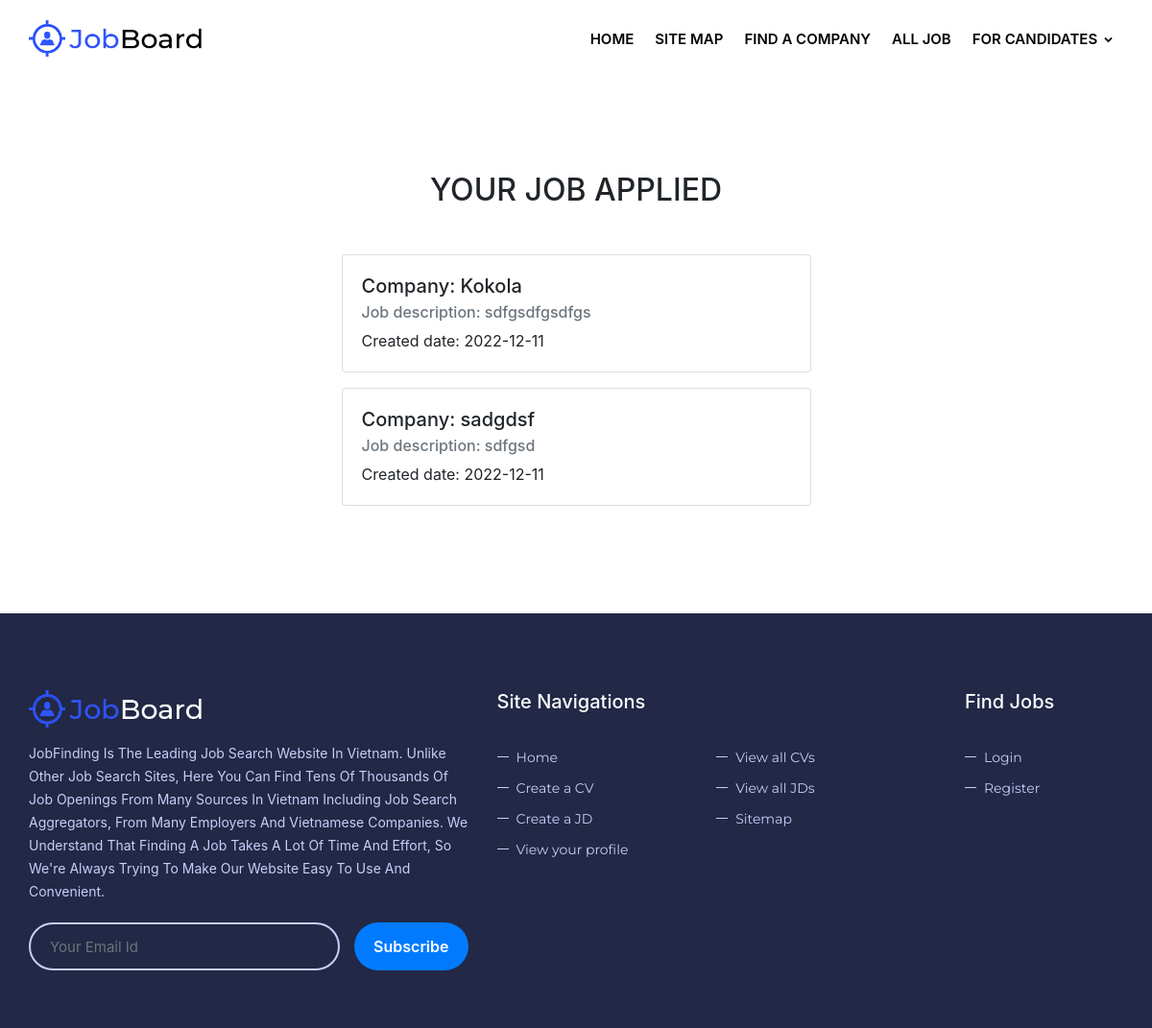
The page /public/profile/job-applied (signed in) on the database its author committed.
### tables this page shows
CREATE TABLE `company` (
  `id` int(11) NOT NULL,
  `company_name` varchar(100) NOT NULL,
  `profile_description` varchar(1000) NOT NULL,
  `business_stream_id` int(11) NOT NULL,
  `establishment_date` date NOT NULL,
  `company_website_url` varchar(500) NOT NULL
);

### public/index.php (called while the page is built, shortened)
<?php
$router = new RouterController();
$router->process(array($_SERVER['REQUEST_URI']));
$router->renderView();

### core/models/Model.php (called while the page is built, shortened)
<?php
abstract class Model {
    function __construct()
    {
        $this->db_instance = $this->getDBInstance();
    }
    private function getDBInstance(): mysqli
    {
        return new mysqli(DB_SERVER, DB_USERNAME, DB_PASSWORD, DB_NAME);
    }
}

### core/models/CompanyModel.php (called while the page is built, shortened)
<?php
class CompanyModel extends Model
{
    private int $company_id;
    public function loadId($id) {
        $this->company_id = $id;
    }
    function executeQuery(string $type)
    {
        switch ($type)
        {
            case "GetCompanyById":
                $this->getCompanyById();
                break;
        }
    }
    private function getCompanyById()
    {
        $sql = "SELECT * FROM `company` WHERE `id` = " .$this->company_id;
        $result = $this->db_instance->query($sql);
    }
}

### core/controllers/ProfileController.php (called while the page is built, shortened)
<?php
class ProfileController extends Controller
{
    function process($param)
    {
        $action = array_shift($param);
        switch ($action)
        {
            case "job-applied":
                $user_account_id = $_SESSION["id"];
                $job_post_activity = new JobPostActivityModel();
                $job_post_activity->loadQuery($user_account_id);
                $job_post_activity->executeQuery("GetByUserAccountId");
                $res = $job_post_activity->getResponse();
                if(!empty($res["result"])) {
                    foreach ($res["result"] as $job_post_activity) {
                        $job_post_id = $job_post_activity[1];
                        $job = new JobModel();
                        $job->loadQuery($job_post_id);
                        $job->executeQuery("GetJobById");
                        $res_job = $job->getResponse();
                        if(!empty($res_job["result"])) {
                            $company_id = $res_job["result"][0][3];
                            $company = new CompanyModel();
                            $company->loadId($company_id);
                            $company->executeQuery("GetCompanyById");
                        }
                    }
                } else {
                    $_SESSION["message"] = "Cannot found job";
                }
                break;
        }
    }
}

### core/controllers/RouterController.php (called while the page is built, shortened)
<?php
class RouterController extends Controller
{
    public function process($param)
    {
        $parsed_url = $this->parseUrl($param[0]);
        array_shift($parsed_url);
        $controller_name = $this->dashesToCamel(array_shift($parsed_url) . 'Controller');
        if(file_exists('../core/controllers/'.$controller_name.'.php'))
        {
            $this->controller = new $controller_name;
            $this->controller->process($parsed_url);
        } else {
            $this->redirect('error');
        }
    }
    public function parseUrl($url): array
    {
        $parse_url = parse_url($url);
        $parse_url['path'] = ltrim($parse_url['path'], '/');
        $parse_url['path'] = trim($parse_url['path']);
        return explode('/', $parse_url['path']);
    }
    public function dashesToCamel(string $str): array|string
    {
        $str = str_replace('-', ' ', $str);
        $str = ucwords($str);
        return str_replace(' ', '', $str);
    }
}

### core/views/viewApply.php (the view)
<section class="vh-100 bg-white">
    <div class="mask d-flex align-items-center gradient-custom-3">
        <div class="container p-5">
            <div class="row d-flex justify-content-center align-items-center">
                <div class="col-12 col-md-9 col-lg-7 col-xl-6">
                    <h2 class="text-uppercase text-center mb-5">Your job applied</h2>
                    <div>
                        <?php
                        if(!empty($_SESSION["job_applied"])) {
                            foreach ($_SESSION["job_applied"] as $job) {
                                echo "
                                    <div class='card my-3'>
                                        <div class='card-body'>
                                            <h5 class='card-title'>Company: $job->company_name</h5>
                                            <h6 class='card-subtitle mb-2 text-muted'>Job description: $job->job_description</h6>
                                            <p class='card-text'>Created date: $job->apply_date</p>
                                        </div>
                                    </div>
                                    ";
                            }
                        }
                        ?>
                    </div>
                </div>
            </div>
        </div>
    </div>
</section>

### rows shown on the page
company: company_name "Kokola", job_description "sdfgsdfgsdfgs", apply_date "2022-12-11"
company: company_name "sadgdsf", company_website_url "sdfgsd", apply_date "2022-12-11"
